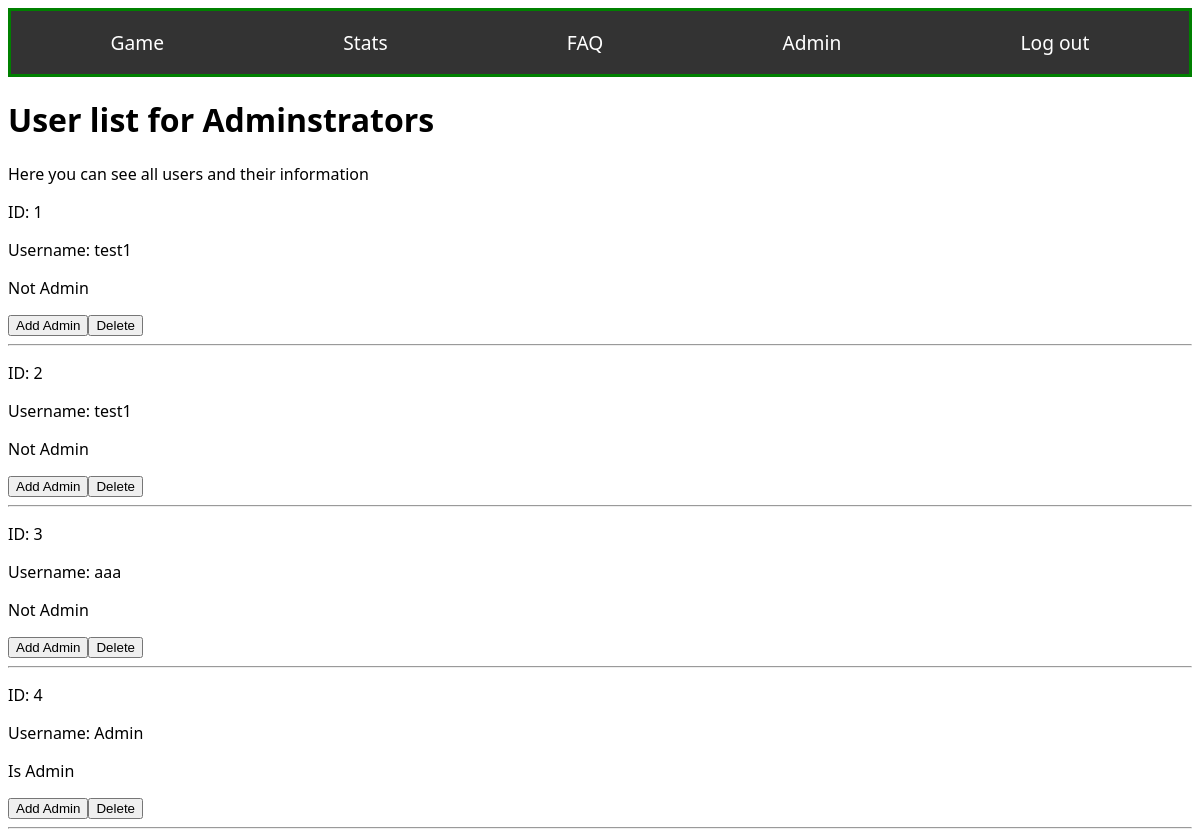
/src/pages/admin.php (signed in), run on an earlier commit of the app's database.
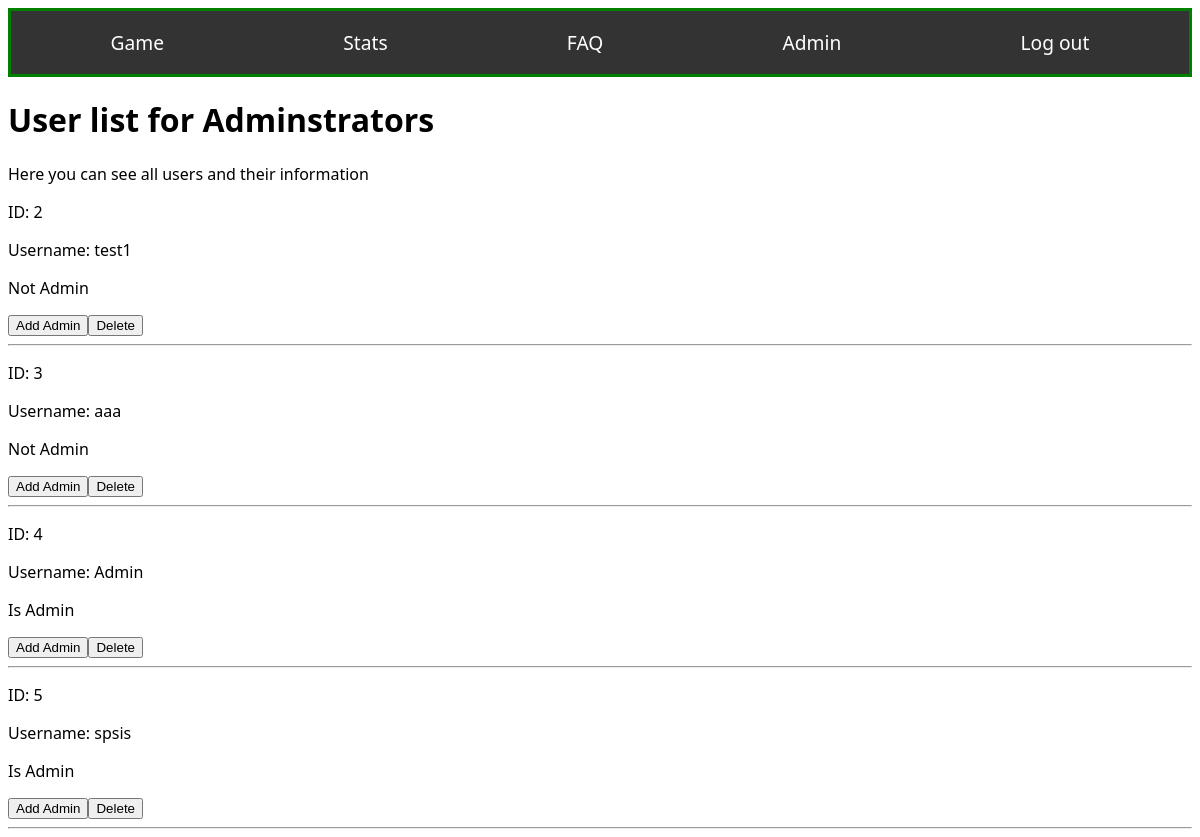
And on a later commit of the database.
### tables this page shows
CREATE TABLE `users` (
  `user_id` int(11) NOT NULL AUTO_INCREMENT,
  `username` varchar(25) NOT NULL,
  `password` varchar(255) DEFAULT NULL,
  `admin` tinyint(1) DEFAULT NULL,
  PRIMARY KEY (`user_id`)
);

### src/pages/admin.php (the view, shortened to what this page needs)
<?php
include("db_connect.php");
    $query = "SELECT admin FROM users WHERE user_id = ?";
    $stmt = $conn->prepare($query);
    $stmt->bind_param("i", $_SESSION['user_id']);
    $stmt->execute();
    $result = $stmt->get_result();
    $user = $result->fetch_assoc();
?>
<html>
    <head>
        <link rel="stylesheet" type="text/css" href="style.css">
    </head>
    <body>
        <nav id="navBar">
            <a id="navKnapp" href="/game.php">Game</a>
            <a id="navKnapp" href="/board.php">Stats</a>
            <a id="navKnapp" href="/FAQ.php">FAQ</a>
            <?php if ($user['admin'] == 1): ?>
                <a id="navKnapp" href="/admin.php">Admin</a>
            <?php endif; ?>
            <a id="navKnapp" href="/index.php">Log out</a>
        </nav>
        <div>
            <h1>User list for Adminstrators</h1>
            <p>Here you can see all users and their information</p>
            <div id="admin_container">
                <div id="user_container">
                    <div id="user_info">
                        <?php
                        $result = "SELECT * FROM users";
                        $result = $conn->query($result);
                        if ($result->num_rows > 0) {
                            while($user = $result->fetch_assoc()) {
                                echo "<p>ID: " . $user['user_id'] . "</p>";
                                echo "<p>Username: " . $user['username'] . "</p>";
                                if ($user['admin'] == 1) {
                                    echo "<p>Is Admin</p>";
                                } else {
                                    echo "<p>Not Admin</p>";
                                }
                                echo "<button onclick='addAdmin(" . $user['user_id'] . ")'>Add Admin</button>";
                                echo "<button onclick='deleteUser(" . $user['user_id'] . ")'>Delete</button>";
                                echo "<hr>";
                            }
                        } else {
                            echo "0 results";
                        }
                        ?>
                    </div>
                </div>
        </div>
    </body>
</html>

### src/pages/style.css (style rules this page uses)
:root { --accent: 136, 58, 234; --accent-light: 224, 204, 250; --accent-dark: 49, 10, 101; --accent-gradient: linear-gradient( 45deg, rgb(var(--accent)), rgb(var(--accent-light)) 30%, white 60% ); }
html { font-family: system-ui, sans-serif; }
#navBar { display: flex; justify-content: space-around; align-items: center; background-color: #333; color: white; padding: 10px; border : 3px solid green; }
#navKnapp { text-decoration: none; color: white; padding: 8px; font-size: 1.2em; }

What changed in the data, as far as the page shows it:
removed users: user_id "1", username "test1", shows "Not Admin"
added users: user_id "5", username "spsis", admin "Is Admin"
